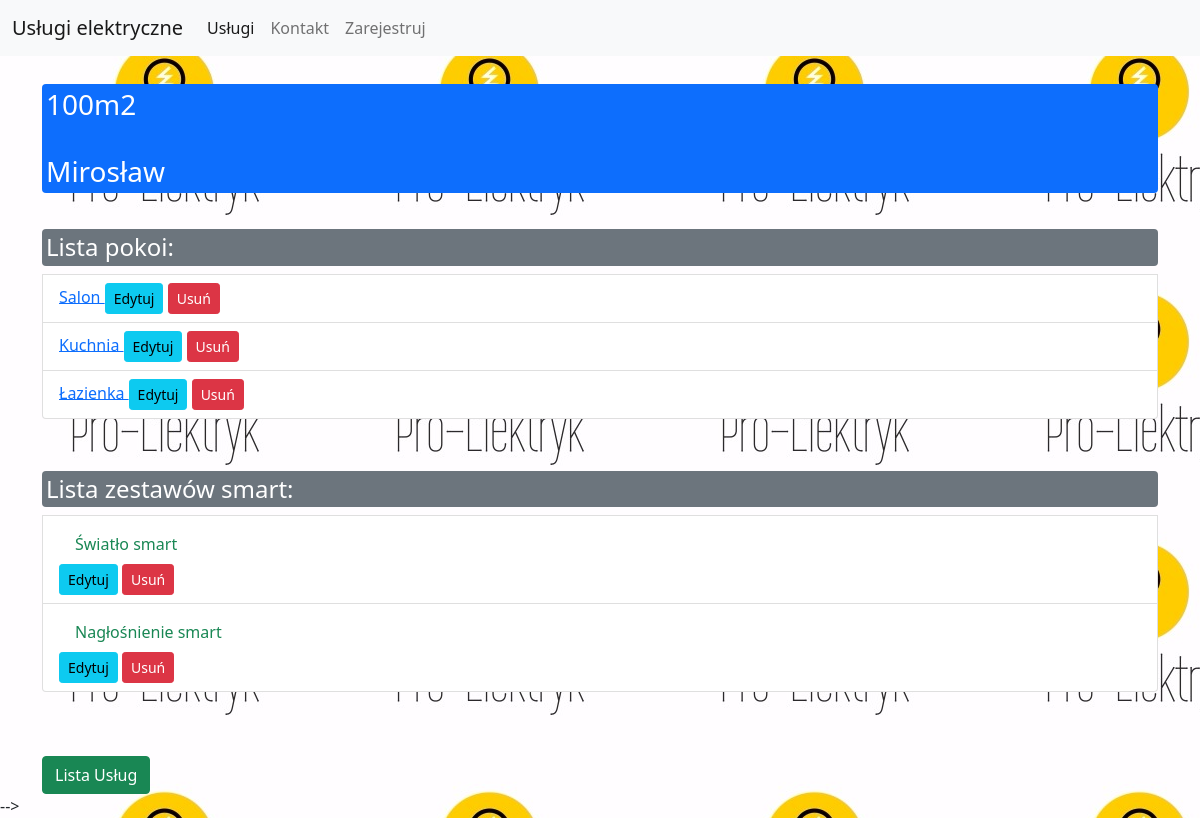
Page /service/1/ (signed in) on the committed database.
### strona/models.py (models this page shows, shortened)
class Service(models.Model):
    name = models.CharField(max_length=125)
    square_meters = models.CharField(choices=METERS, max_length=6, default='')

class Room(models.Model):
    name = models.CharField(choices=ROOMS, max_length=25, default='')
    service = models.ForeignKey(Service, on_delete=models.CASCADE)
    def get_absolute_url(self):
        return reverse('room_detail_view', args=(self.pk,))
    def get_delete_url(self):
        return reverse('room_delete_view', args=(self.pk,))
    def get_update_url(self):
        return reverse('room_update_view', args=(self.pk,))

class Smart(models.Model):
    name = models.CharField(max_length=256)
    description = models.TextField()
    smart = models.ManyToManyField(Service, null=True, blank=True)
    def get_absolute_url(self):
        return reverse('smart_detail_view', args=(self.pk,))
    def get_delete_url(self):
        return reverse('smart_delete_view', args=(self.pk,))
    def get_update_url(self):
        return reverse('smart_update_view', args=(self.pk,))

### strona/views.py (the view)
# urls.py: path('service/<int:pk>/', views.DetailServiceView.as_view(), name='detail_service_view'),
class DetailServiceView(LoginRequiredMixin, DetailView):
    model = Service
    template_name = 'detail_service.html'

### templates/detail_service.html
{% extends 'base.html' %}
{% block content %}
    <h3 class="mt-1 p-1 bg-primary text-white rounded">{{ object.square_meters }}<br/><br/>{{ object.name }}</h3>
    <br/>
    <ul class="list-group">
        <h4 class="mt-1 p-1 bg-secondary text-white rounded">Lista pokoi:</h4>
        {% for room in service.room_set.all %}
            <li class="list-group-item"><a href=" {{ room.get_absolute_url }}"> {{ room.name }} </a>
                <a href="{{ room.get_update_url }}" class="btn btn-info btn-sm">Edytuj</a>
                <a href="{{ room.get_delete_url }}" class="btn btn-danger btn-sm">Usuń</a></li>
        {% endfor %}
    </ul>
    <br/><br/>
    <ul class="list-group">
        <h4 class="mt-1 p-1 bg-secondary text-white rounded">Lista zestawów smart:</h4>
        {% for smart in service.smart_set.all %}
            <li class="list-group-item">
                <a class="link-success nav-link" href=" {{ smart.get_absolute_url }}"> {{ smart.name }} </a>
                <a href="{{ smart.get_update_url }}" class="btn btn-info btn-sm">Edytuj</a>
                <a href="{{ smart.get_delete_url }}" class="btn btn-danger btn-sm">Usuń</a></li>
        {% endfor %}
    </ul>
    <br/>
    {% include 'view_list.html' with object_list=room %}
    <a href="{% url 'service_list_view' %}" class="btn btn-success">Lista Usług</a>
{% endblock %}

### templates/base.html (shortened to what this page needs)
{% load static %}
<!doctype html>
<html lang="en">
<head>
    <link href="https://cdn.jsdelivr.net/npm/bootstrap@5.1.3/dist/css/bootstrap.min.css" rel="stylesheet"
>
</head>
<body id="bg" class="rounded-circle" style="background-image: url('{% static 'images/nowy.jpg' %}');">
<nav class="navbar navbar-expand-lg navbar-light bg-light">
    <div class="container-fluid">
        <a class="navbar-brand" href="{% url 'home' %}">Usługi elektryczne</a>
        <div class="collapse navbar-collapse" id="navbarSupportedContent">
            <ul class="navbar-nav me-auto mb-2 mb-lg-0">
                <li class="nav-item">
                    <a class="nav-link active" aria-current="page" href="{% url 'service_list_view' %}">Usługi</a>
                </li>
                <li class="nav-item">
                    <a class="nav-link" class="btn btn-primary" type="button" data-bs-toggle="offcanvas"
                       data-bs-target="#demo">Kontakt</a>
                </li>
                <li class="nav-item">
                    <a class="nav-link" href="{% url 'index_view' %}">Zarejestruj</a>
                </li>
            </ul>
        </div>
    </div>
</nav>
<br/>
<div class="container">
    {% block content %}
    {% endblock %}
</div>
-->
</body>
</html>

### templates/view_list.html (shortened to what this page needs)
{% block list %}
    <br/>
{% endblock %}

### rows in the picture
Service: square_meters "100m2", name "Mirosław"
Room: name "Salon"
Room: name "Kuchnia"
Room: name "Łazienka"
Smart: name "Światło smart"
Smart: name "Nagłośnienie smart"
